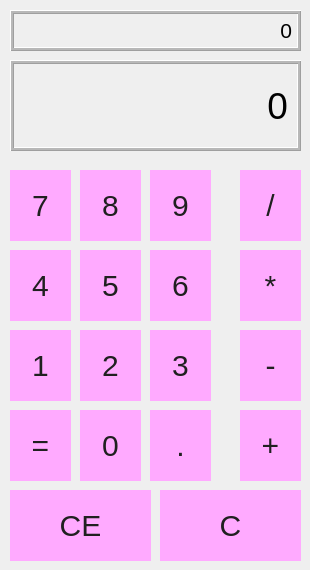
<?xml version="1.0" encoding="UTF-8"?>
<ui version="4.0">
 <class>Calculator</class>
 <widget class="QWidget" name="Calculator">
  <property name="geometry">
   <rect>
    <x>0</x>
    <y>0</y>
    <width>310</width>
    <height>570</height>
   </rect>
  </property>
  <property name="windowTitle">
   <string>Calculator</string>
  </property>
  <property name="styleSheet">
   <string notr="true">#Form{
    background:#aaffff;

}

QPushButton{
    background:#ffaaff;
    border:none;
    font-family: Arial, Helvetica, sans-serif;
    font-size:30px;
    color:#202020;
}
QToolButton{
    background:#ffaaff;
    border:none;
    font-family: Arial, Helvetica, sans-serif;
    font-size:40px;
    color:white;
}
QLineEdit{
    background:#202020;
    border:none;
    font-family: Arial, Helvetica, sans-serif;
    font-size:120px;
    color:white;
}</string>
  </property>
  <widget class="QLabel" name="output">
   <property name="geometry">
    <rect>
     <x>10</x>
     <y>10</y>
     <width>291</width>
     <height>41</height>
    </rect>
   </property>
   <property name="font">
    <font>
     <pointsize>16</pointsize>
    </font>
   </property>
   <property name="frameShape">
    <enum>QFrame::Box</enum>
   </property>
   <property name="frameShadow">
    <enum>QFrame::Raised</enum>
   </property>
   <property name="lineWidth">
    <number>1</number>
   </property>
   <property name="midLineWidth">
    <number>2</number>
   </property>
   <property name="text">
    <string>0</string>
   </property>
   <property name="alignment">
    <set>Qt::AlignRight|Qt::AlignTrailing|Qt::AlignVCenter</set>
   </property>
   <property name="margin">
    <number>5</number>
   </property>
  </widget>
  <widget class="QPushButton" name="pushButton7">
   <property name="geometry">
    <rect>
     <x>10</x>
     <y>170</y>
     <width>61</width>
     <height>71</height>
    </rect>
   </property>
   <property name="font">
    <font>
     <family>Arial,Helvetica,sans-serif</family>
     <pointsize>-1</pointsize>
    </font>
   </property>
   <property name="text">
    <string>7</string>
   </property>
  </widget>
  <widget class="QPushButton" name="pushButton8">
   <property name="geometry">
    <rect>
     <x>80</x>
     <y>170</y>
     <width>61</width>
     <height>71</height>
    </rect>
   </property>
   <property name="font">
    <font>
     <family>Arial,Helvetica,sans-serif</family>
     <pointsize>-1</pointsize>
    </font>
   </property>
   <property name="text">
    <string>8</string>
   </property>
  </widget>
  <widget class="QPushButton" name="pushButton9">
   <property name="geometry">
    <rect>
     <x>150</x>
     <y>170</y>
     <width>61</width>
     <height>71</height>
    </rect>
   </property>
   <property name="font">
    <font>
     <family>Arial,Helvetica,sans-serif</family>
     <pointsize>-1</pointsize>
    </font>
   </property>
   <property name="text">
    <string>9</string>
   </property>
  </widget>
  <widget class="QPushButton" name="pushButtondivide">
   <property name="geometry">
    <rect>
     <x>240</x>
     <y>170</y>
     <width>61</width>
     <height>71</height>
    </rect>
   </property>
   <property name="font">
    <font>
     <family>Arial,Helvetica,sans-serif</family>
     <pointsize>-1</pointsize>
    </font>
   </property>
   <property name="text">
    <string>/</string>
   </property>
  </widget>
  <widget class="QPushButton" name="pushButton4">
   <property name="geometry">
    <rect>
     <x>10</x>
     <y>250</y>
     <width>61</width>
     <height>71</height>
    </rect>
   </property>
   <property name="font">
    <font>
     <family>Arial,Helvetica,sans-serif</family>
     <pointsize>-1</pointsize>
    </font>
   </property>
   <property name="text">
    <string>4</string>
   </property>
  </widget>
  <widget class="QPushButton" name="pushButton1">
   <property name="geometry">
    <rect>
     <x>10</x>
     <y>330</y>
     <width>61</width>
     <height>71</height>
    </rect>
   </property>
   <property name="font">
    <font>
     <family>Arial,Helvetica,sans-serif</family>
     <pointsize>-1</pointsize>
    </font>
   </property>
   <property name="text">
    <string>1</string>
   </property>
  </widget>
  <widget class="QPushButton" name="pushButtoneq">
   <property name="geometry">
    <rect>
     <x>10</x>
     <y>410</y>
     <width>61</width>
     <height>71</height>
    </rect>
   </property>
   <property name="font">
    <font>
     <family>Arial,Helvetica,sans-serif</family>
     <pointsize>-1</pointsize>
    </font>
   </property>
   <property name="text">
    <string>=</string>
   </property>
  </widget>
  <widget class="QPushButton" name="pushButtonce">
   <property name="geometry">
    <rect>
     <x>10</x>
     <y>490</y>
     <width>141</width>
     <height>71</height>
    </rect>
   </property>
   <property name="font">
    <font>
     <family>Arial,Helvetica,sans-serif</family>
     <pointsize>-1</pointsize>
    </font>
   </property>
   <property name="text">
    <string>CE</string>
   </property>
  </widget>
  <widget class="QPushButton" name="pushButton5">
   <property name="geometry">
    <rect>
     <x>80</x>
     <y>250</y>
     <width>61</width>
     <height>71</height>
    </rect>
   </property>
   <property name="font">
    <font>
     <family>Arial,Helvetica,sans-serif</family>
     <pointsize>-1</pointsize>
    </font>
   </property>
   <property name="text">
    <string>5</string>
   </property>
  </widget>
  <widget class="QPushButton" name="pushButton2">
   <property name="geometry">
    <rect>
     <x>80</x>
     <y>330</y>
     <width>61</width>
     <height>71</height>
    </rect>
   </property>
   <property name="font">
    <font>
     <family>Arial,Helvetica,sans-serif</family>
     <pointsize>-1</pointsize>
    </font>
   </property>
   <property name="text">
    <string>2</string>
   </property>
  </widget>
  <widget class="QPushButton" name="pushButton6">
   <property name="geometry">
    <rect>
     <x>150</x>
     <y>250</y>
     <width>61</width>
     <height>71</height>
    </rect>
   </property>
   <property name="font">
    <font>
     <family>Arial,Helvetica,sans-serif</family>
     <pointsize>-1</pointsize>
    </font>
   </property>
   <property name="text">
    <string>6</string>
   </property>
  </widget>
  <widget class="QPushButton" name="pushButton3">
   <property name="geometry">
    <rect>
     <x>150</x>
     <y>330</y>
     <width>61</width>
     <height>71</height>
    </rect>
   </property>
   <property name="font">
    <font>
     <family>Arial,Helvetica,sans-serif</family>
     <pointsize>-1</pointsize>
    </font>
   </property>
   <property name="text">
    <string>3</string>
   </property>
  </widget>
  <widget class="QPushButton" name="pushButton0">
   <property name="geometry">
    <rect>
     <x>80</x>
     <y>410</y>
     <width>61</width>
     <height>71</height>
    </rect>
   </property>
   <property name="font">
    <font>
     <family>Arial,Helvetica,sans-serif</family>
     <pointsize>-1</pointsize>
    </font>
   </property>
   <property name="text">
    <string>0</string>
   </property>
  </widget>
  <widget class="QPushButton" name="pushButtondot">
   <property name="geometry">
    <rect>
     <x>150</x>
     <y>410</y>
     <width>61</width>
     <height>71</height>
    </rect>
   </property>
   <property name="font">
    <font>
     <family>Arial,Helvetica,sans-serif</family>
     <pointsize>-1</pointsize>
    </font>
   </property>
   <property name="text">
    <string>.</string>
   </property>
  </widget>
  <widget class="QPushButton" name="pushButtonmultiply">
   <property name="geometry">
    <rect>
     <x>240</x>
     <y>250</y>
     <width>61</width>
     <height>71</height>
    </rect>
   </property>
   <property name="font">
    <font>
     <family>Arial,Helvetica,sans-serif</family>
     <pointsize>-1</pointsize>
    </font>
   </property>
   <property name="text">
    <string>*</string>
   </property>
  </widget>
  <widget class="QPushButton" name="pushButtonsub">
   <property name="geometry">
    <rect>
     <x>240</x>
     <y>330</y>
     <width>61</width>
     <height>71</height>
    </rect>
   </property>
   <property name="font">
    <font>
     <family>Arial,Helvetica,sans-serif</family>
     <pointsize>-1</pointsize>
    </font>
   </property>
   <property name="text">
    <string>-</string>
   </property>
  </widget>
  <widget class="QPushButton" name="pushButtonadd">
   <property name="geometry">
    <rect>
     <x>240</x>
     <y>410</y>
     <width>61</width>
     <height>71</height>
    </rect>
   </property>
   <property name="font">
    <font>
     <family>Arial,Helvetica,sans-serif</family>
     <pointsize>-1</pointsize>
    </font>
   </property>
   <property name="text">
    <string>+</string>
   </property>
  </widget>
  <widget class="QPushButton" name="pushButtonc">
   <property name="geometry">
    <rect>
     <x>160</x>
     <y>490</y>
     <width>141</width>
     <height>71</height>
    </rect>
   </property>
   <property name="font">
    <font>
     <family>Arial,Helvetica,sans-serif</family>
     <pointsize>-1</pointsize>
    </font>
   </property>
   <property name="text">
    <string>C</string>
   </property>
  </widget>
  <widget class="QLabel" name="output_2">
   <property name="geometry">
    <rect>
     <x>10</x>
     <y>60</y>
     <width>291</width>
     <height>91</height>
    </rect>
   </property>
   <property name="font">
    <font>
     <pointsize>28</pointsize>
    </font>
   </property>
   <property name="frameShape">
    <enum>QFrame::Box</enum>
   </property>
   <property name="frameShadow">
    <enum>QFrame::Raised</enum>
   </property>
   <property name="lineWidth">
    <number>1</number>
   </property>
   <property name="midLineWidth">
    <number>2</number>
   </property>
   <property name="text">
    <string>0</string>
   </property>
   <property name="alignment">
    <set>Qt::AlignRight|Qt::AlignTrailing|Qt::AlignVCenter</set>
   </property>
   <property name="margin">
    <number>5</number>
   </property>
  </widget>
 </widget>
 <resources/>
 <connections/>
</ui>
